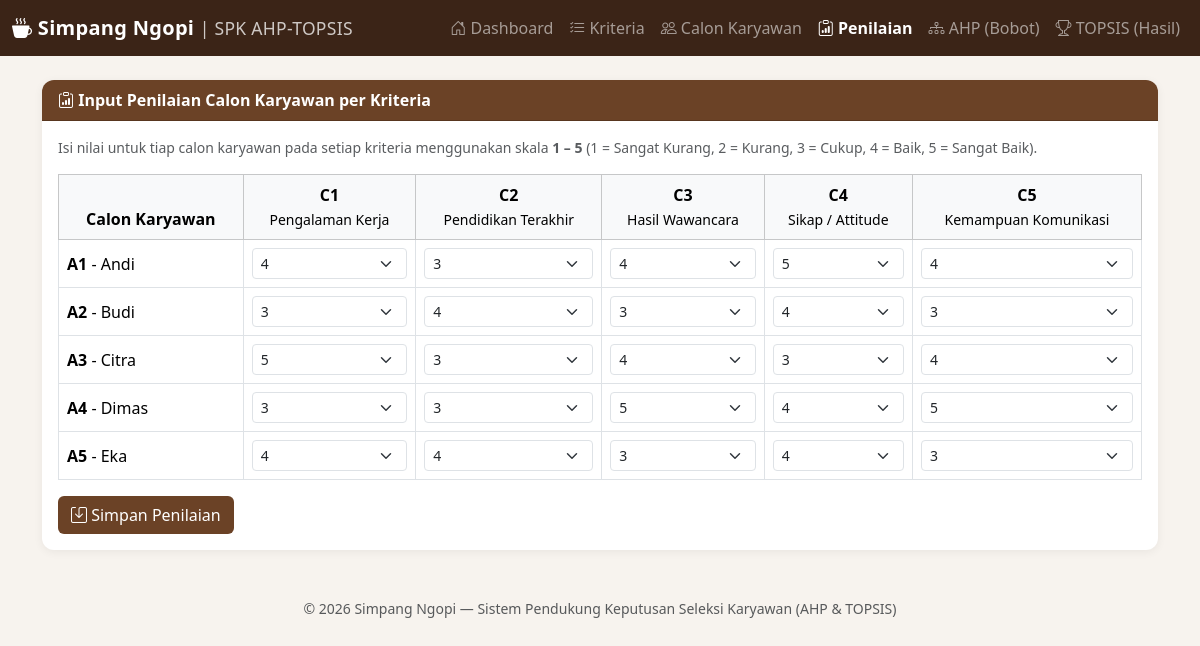
The page /penilaian.php on the database its author committed.
### tables this page shows
CREATE TABLE IF NOT EXISTS kriteria (
    id INT AUTO_INCREMENT PRIMARY KEY,
    kode VARCHAR(10) NOT NULL,
    nama VARCHAR(100) NOT NULL,
    jenis ENUM('benefit','cost') NOT NULL DEFAULT 'benefit',
    bobot_ahp DECIMAL(10,6) DEFAULT 0,
    urutan INT DEFAULT 0
);

CREATE TABLE IF NOT EXISTS alternatif (
    id INT AUTO_INCREMENT PRIMARY KEY,
    kode VARCHAR(10) NOT NULL,
    nama VARCHAR(100) NOT NULL,
    keterangan VARCHAR(255) DEFAULT NULL
);

### penilaian.php (the view, shortened to what this page needs)
<?php
require 'config.php';
$kriteriaList   = $pdo->query("SELECT * FROM kriteria ORDER BY urutan ASC, id ASC")->fetchAll();
$alternatifList = $pdo->query("SELECT * FROM alternatif ORDER BY id ASC")->fetchAll();
$existing = $pdo->query("SELECT * FROM penilaian")->fetchAll();
$matrix = [];
foreach ($existing as $row) {
    $matrix[$row['alternatif_id']][$row['kriteria_id']] = $row['nilai'];
}
include 'includes/header.php';
?>
<div class="card">
  <div class="card-header"><i class="bi bi-clipboard-data"></i> Input Penilaian Calon Karyawan per Kriteria</div>
  <div class="card-body">
    <p class="text-muted small">Isi nilai untuk tiap calon karyawan pada setiap kriteria menggunakan skala <strong>1 &ndash; 5</strong>
      (1 = Sangat Kurang, 2 = Kurang, 3 = Cukup, 4 = Baik, 5 = Sangat Baik).</p>
    <?php if (!$kriteriaList || !$alternatifList): ?>
      <div class="alert alert-warning">Lengkapi data <a href="kriteria.php">Kriteria</a> dan <a href="alternatif.php">Calon Karyawan</a> terlebih dahulu.</div>
    <?php else: ?>
    <form method="post">
      <div class="table-responsive">
        <table class="table table-bordered text-center align-middle">
          <thead class="table-light">
            <tr>
              <th>Calon Karyawan</th>
              <?php foreach ($kriteriaList as $k): ?>
                <th><?= htmlspecialchars($k['kode']) ?><br><small class="fw-normal"><?= htmlspecialchars($k['nama']) ?></small></th>
              <?php endforeach; ?>
            </tr>
          </thead>
          <tbody>
          <?php foreach ($alternatifList as $a): ?>
            <tr>
              <td class="text-start"><strong><?= htmlspecialchars($a['kode']) ?></strong> - <?= htmlspecialchars($a['nama']) ?></td>
              <?php foreach ($kriteriaList as $k): ?>
                <td>
                  <select name="nilai[<?= $a['id'] ?>][<?= $k['id'] ?>]" class="form-select form-select-sm">
                    <?php for ($v = 1; $v <= 5; $v++): ?>
                      <option value="<?= $v ?>" <?= (isset($matrix[$a['id']][$k['id']]) && (int)$matrix[$a['id']][$k['id']] === $v) ? 'selected' : '' ?>><?= $v ?></option>
                    <?php endfor; ?>
                  </select>
                </td>
              <?php endforeach; ?>
            </tr>
          <?php endforeach; ?>
          </tbody>
        </table>
      </div>
      <button type="submit" name="simpan" class="btn btn-brown"><i class="bi bi-save"></i> Simpan Penilaian</button>
    </form>
    <?php endif; ?>
  </div>
</div>
<?php include 'includes/footer.php'; ?>

### assets/style.css (style rules this page uses)
body { background: #f7f3ee; font-family: 'Segoe UI', Arial, sans-serif; }
.card { border: none; box-shadow: 0 2px 10px rgba(0,0,0,0.06); border-radius: 12px; }
.card-header { background: #6b4226; color: #fff; border-radius: 12px 12px 0 0 !important; font-weight: 600; }
.table thead { background: #f0e6da; }
.btn-brown { background: #6b4226; color:#fff; }

### rows shown on the page
kriteria: kode "C1", nama "Pengalaman Kerja", id "4", id "3", id "5"
kriteria: kode "C2", nama "Pendidikan Terakhir", id "3", id "4"
kriteria: kode "C3", nama "Hasil Wawancara", id "4", id "3", id "5"
kriteria: kode "C4", nama "Sikap / Attitude", id "5", id "4", id "3"
kriteria: kode "C5", nama "Kemampuan Komunikasi", id "4", id "3", id "5"
alternatif: kode "A1", nama "Andi"
alternatif: kode "A2", nama "Budi"
alternatif: kode "A3", nama "Citra"
alternatif: kode "A4", nama "Dimas"
alternatif: kode "A5", nama "Eka"
